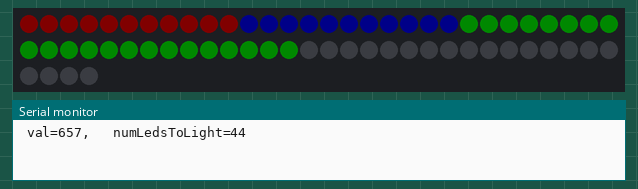
The sketch below on a simulated Arduino Uno, built with avr-gcc and run on an emulated ATmega328P. Parts: 64 RGB LEDs in strip order, left to right, continuing on the next row, the last lines printed to the serial monitor. Dim RGB values are drawn brighter than linear; colours are those a GRB WS2812 strip shows for the declared byte order; random numbers use the default seed unless the sketch sets one.

Above: at 0.1 s.
At 4.6 s:
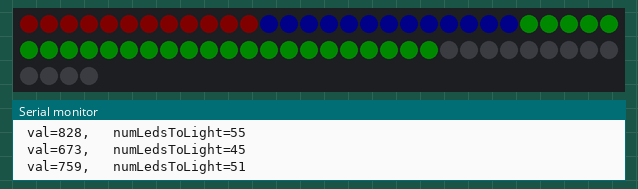
At 9.1 s:
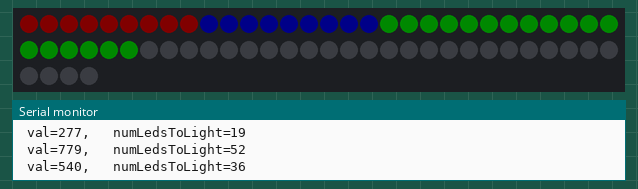
At 18.2 s:
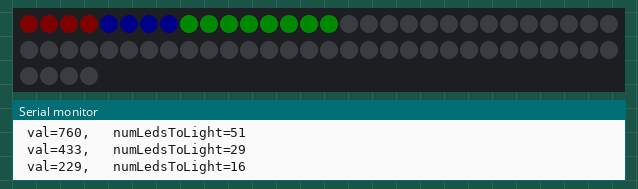
At 28.3 s:
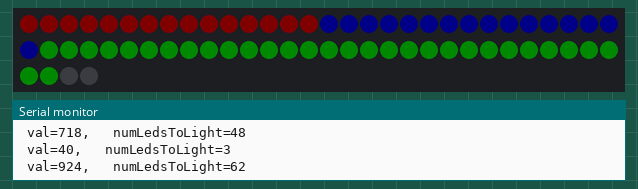
At 37.8 s:
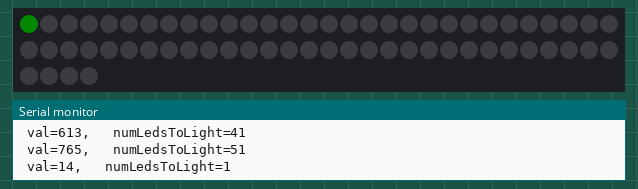

The sketch:

p08_LoveOMeter.ino
```cpp
/*
   LoveOMeter with an 64 matrix/8-stick NeoPixels

   2016-1008 PePo new, adoptions for 64-pixel matrix - chinese
   2016-0812 PePo new, adoptions for WS2812 8-pixel stick - chinese
   Note: Vcc for neoixels miust be >5V, so connect LiPy (7.7V) directly
         on breadboard
*/

#include "FastLED.h"
#include <Math.h> // 2016-0812: instead of potentiometer value

// How many leds are connected?
#define NUM_LEDS 64//8

// Define the Pins
#define DATA_PIN 6 // D6

// Define the array of leds
CRGB leds[NUM_LEDS];

void setup() {
  Serial.begin(115200); // 2016-0812 PePo
  FastLED.addLeds<WS2812, DATA_PIN>(leds, NUM_LEDS);
}

void loop() {
  int val = random(950); // 2016-0812 PePo LATER TEDOEN: analogRead(1);
  Serial.print(" val="); Serial.print(val);

  // Map the pot values to 0 - Number of Leds
  int numLedsToLight = map(val, 0, 950, 1, NUM_LEDS);
  Serial.print(",\t numLedsToLight="); Serial.println(numLedsToLight);

  // Clear the existing led values
  FastLED.clear();
  FastLED.setBrightness(10);
  // Change led colors
  for (int led = 0; led < numLedsToLight; led++) {
    if (led < numLedsToLight/4) leds[led] = CRGB::Green;
    if (led >= numLedsToLight/4 & led < numLedsToLight/2) leds[led] = CRGB::Blue;
    if (led >= numLedsToLight/2) leds[led] = CRGB::Red;
  }
  //FastLED.setBrightness(10);
  FastLED.show();

  delay(500);
}
```

Measured:
- what the display in image 1 shows lasts 0.5 s, from 4.5 s to 5.0 s
